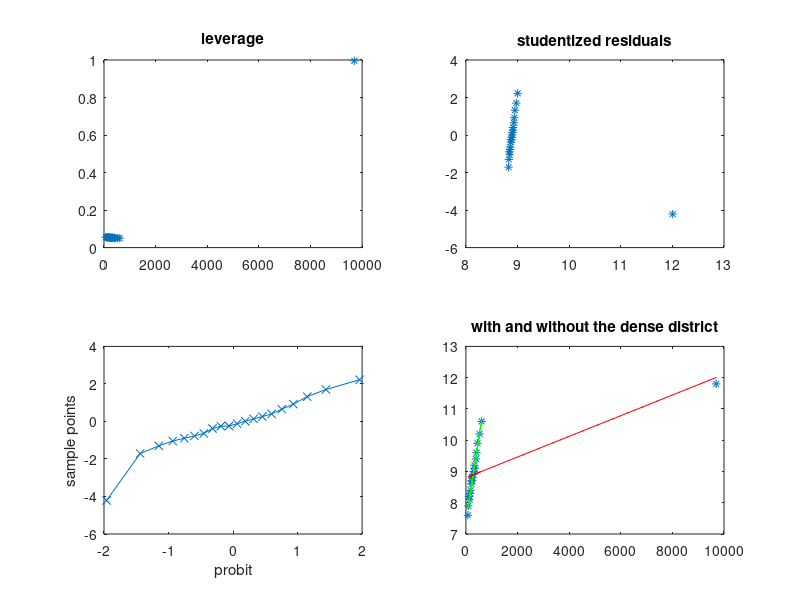

The MATLAB source for this figure:
x = [7 10 6]';
y = [15 12 9]';
[xs, ind] = sort(x);
yc = y(ind);
[xs yc]
% yc are the concomitants of the sorted x

% mortality vs population density for 20 districts, one very dense district
popden = [120 340 95 410 260 180 530 75 300 220 145 390 610 210 160 280 450 330 9699 240]';
mort = [8.2 9.1 7.9 9.6 8.8 8.4 10.2 7.6 9.0 8.7 8.1 9.4 10.6 8.6 8.3 8.9 9.9 9.2 11.8 8.7]';

n = numel(popden);
X = [ones(n, 1) popden];
beta = X \ mort
yhat = X * beta;
r = mort - yhat;

H = X / (X' * X) * X';
lev = diag(H);
s = sqrt(sum(r .^ 2) / (n - 2));
studres = r ./ (s * sqrt(1 - lev));
[~, ord] = sort(studres);
table_sorted = [studres(ord) popden(ord) mort(ord)]

high_leverage = find(lev > 2 * 2 / n)'

keep = popden ~= 9699;
X2 = X(keep, :);
beta2 = X2 \ mort(keep)
pred_9000 = [beta(1) + beta(2) * 9000, beta2(1) + beta2(2) * 9000]

figure;
subplot(2, 2, 1); plot(popden, lev, '*'); title('leverage');
subplot(2, 2, 2); plot(yhat, studres, '*'); title('studentized residuals');
subplot(2, 2, 3); qqplot(studres);
subplot(2, 2, 4);
plot(popden, mort, '*'); hold on;
plot(popden(keep), X2 * beta2, 'g-');
plot(popden, yhat, 'r--'); hold off;
title('with and without the dense district');
